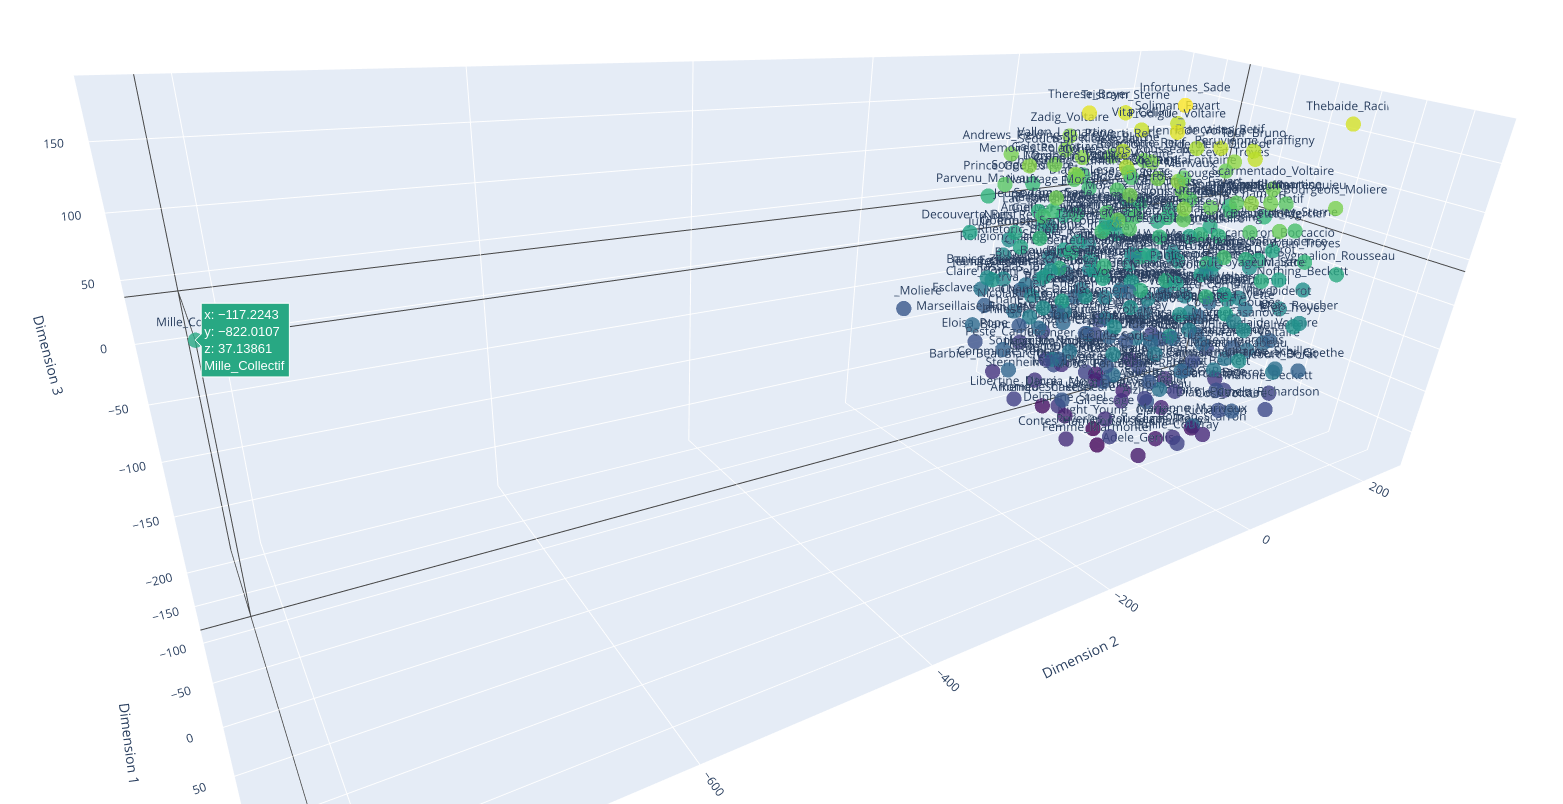

Write Python code to recreate this figure.
from sklearn.manifold import TSNE
from gensim.models import Word2Vec
import plotly.graph_objects as go

# Load the trained Word2Vec model
model = Word2Vec.load("word2vec.model")

# Initialize a list to store the words
words = []

# Read the words from the file
with open("ne_list.txt", "r") as f:
    for line in f:
        word = line.strip()
        if word in model.wv.key_to_index:
            words.append(word)

# Get the word vectors
word_vectors = model.wv[words]

# Use t-SNE to reduce dimensionality
tsne = TSNE(n_components=3, random_state=0)
word_vectors_3d = tsne.fit_transform(word_vectors)

# Create a 3D scatter plot of the t-SNE output
fig = go.Figure(data=[go.Scatter3d(
    x=word_vectors_3d[:, 0],
    y=word_vectors_3d[:, 1],
    z=word_vectors_3d[:, 2],
    mode='markers+text',
    text=words,
    marker=dict(
        size=5,
        color=word_vectors_3d[:, 2],  # set color to z-axis value
        colorscale='Viridis',  # choose a colorscale
        opacity=0.8
    )
)])

# Set layout properties
fig.update_layout(title='Word2Vec t-SNE 3D Visualization',
                  scene=dict(xaxis=dict(title='Dimension 1'),
                             yaxis=dict(title='Dimension 2'),
                             zaxis=dict(title='Dimension 3')))

# Save the interactive plot as an HTML file
fig.write_html("interactive_plot_3d.html")
